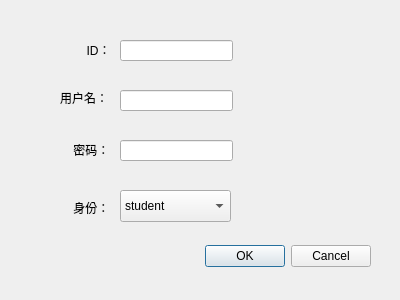
<?xml version="1.0" encoding="UTF-8"?>
<ui version="4.0">
 <class>DialogAddUser</class>
 <widget class="QDialog" name="DialogAddUser">
  <property name="geometry">
   <rect>
    <x>0</x>
    <y>0</y>
    <width>400</width>
    <height>300</height>
   </rect>
  </property>
  <property name="windowTitle">
   <string>Dialog</string>
  </property>
  <widget class="QDialogButtonBox" name="buttonBox">
   <property name="geometry">
    <rect>
     <x>30</x>
     <y>240</y>
     <width>341</width>
     <height>32</height>
    </rect>
   </property>
   <property name="orientation">
    <enum>Qt::Horizontal</enum>
   </property>
   <property name="standardButtons">
    <set>QDialogButtonBox::Cancel|QDialogButtonBox::Ok</set>
   </property>
  </widget>
  <widget class="QLabel" name="label_name">
   <property name="geometry">
    <rect>
     <x>60</x>
     <y>90</y>
     <width>51</width>
     <height>16</height>
    </rect>
   </property>
   <property name="text">
    <string>用户名：</string>
   </property>
  </widget>
  <widget class="QLabel" name="label_password">
   <property name="geometry">
    <rect>
     <x>60</x>
     <y>140</y>
     <width>51</width>
     <height>20</height>
    </rect>
   </property>
   <property name="text">
    <string>    密码：</string>
   </property>
  </widget>
  <widget class="QLabel" name="label_role">
   <property name="geometry">
    <rect>
     <x>60</x>
     <y>200</y>
     <width>51</width>
     <height>16</height>
    </rect>
   </property>
   <property name="text">
    <string>    身份：</string>
   </property>
  </widget>
  <widget class="QLabel" name="label_id">
   <property name="geometry">
    <rect>
     <x>60</x>
     <y>40</y>
     <width>51</width>
     <height>20</height>
    </rect>
   </property>
   <property name="text">
    <string>        ID：</string>
   </property>
  </widget>
  <widget class="QLineEdit" name="editId">
   <property name="geometry">
    <rect>
     <x>120</x>
     <y>40</y>
     <width>113</width>
     <height>21</height>
    </rect>
   </property>
  </widget>
  <widget class="QLineEdit" name="editName">
   <property name="geometry">
    <rect>
     <x>120</x>
     <y>90</y>
     <width>113</width>
     <height>21</height>
    </rect>
   </property>
  </widget>
  <widget class="QLineEdit" name="editPassword">
   <property name="geometry">
    <rect>
     <x>120</x>
     <y>140</y>
     <width>113</width>
     <height>21</height>
    </rect>
   </property>
  </widget>
  <widget class="QComboBox" name="chooseRole">
   <property name="geometry">
    <rect>
     <x>120</x>
     <y>190</y>
     <width>111</width>
     <height>32</height>
    </rect>
   </property>
   <item>
    <property name="text">
     <string>student</string>
    </property>
   </item>
   <item>
    <property name="text">
     <string>teacher</string>
    </property>
   </item>
  </widget>
 </widget>
 <resources/>
 <connections>
  <connection>
   <sender>buttonBox</sender>
   <signal>accepted()</signal>
   <receiver>DialogAddUser</receiver>
   <slot>accept()</slot>
   <hints>
    <hint type="sourcelabel">
     <x>248</x>
     <y>254</y>
    </hint>
    <hint type="destinationlabel">
     <x>157</x>
     <y>274</y>
    </hint>
   </hints>
  </connection>
  <connection>
   <sender>buttonBox</sender>
   <signal>rejected()</signal>
   <receiver>DialogAddUser</receiver>
   <slot>reject()</slot>
   <hints>
    <hint type="sourcelabel">
     <x>316</x>
     <y>260</y>
    </hint>
    <hint type="destinationlabel">
     <x>286</x>
     <y>274</y>
    </hint>
   </hints>
  </connection>
 </connections>
</ui>
